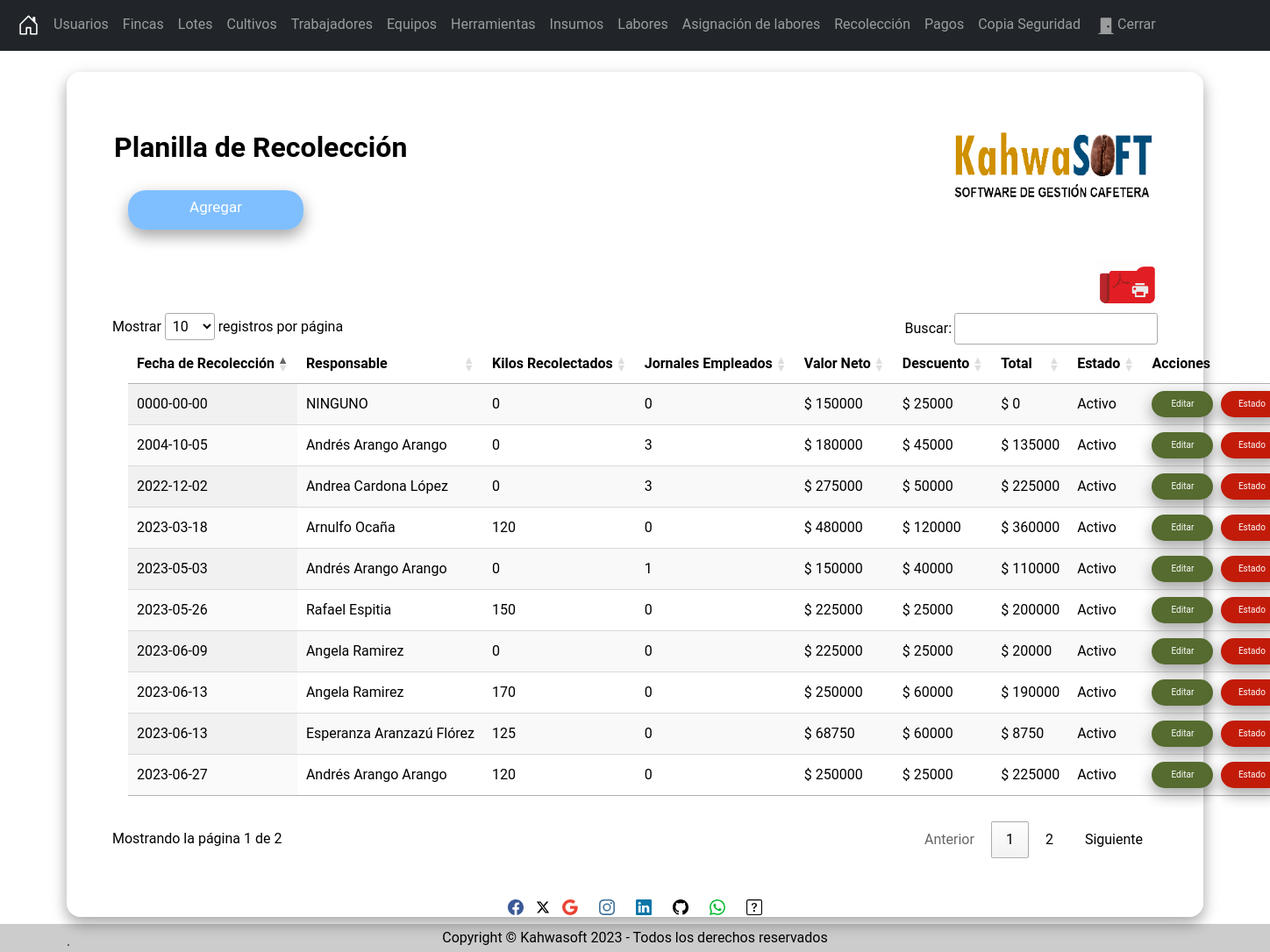
/secciones/PlantillaDeRecoleccion/index.php (signed in), run on the app's committed database.
### tables this page shows
CREATE TABLE `planilladerecoleccion` (
  `Id` int(11) NOT NULL,
  `FechaDeRecoleccion` date NOT NULL,
  `Responsable` int(11) NOT NULL,
  `KilosRecolectados` int(11) NOT NULL,
  `JornalesRecoleccion` int(11) NOT NULL,
  `ValorNeto` int(11) NOT NULL,
  `Descuentos` int(11) NOT NULL,
  `Total` int(11) NOT NULL,
  `Estado` tinyint(1) NOT NULL
);

### secciones/PlantillaDeRecoleccion/index.php (the view, shortened to what this page needs)
<?php
include("../../bd.php");
$sentecia = $conexion->prepare("SELECT *, (SELECT Nombre FROM trabajadores where trabajadores.Id = planilladerecoleccion.Responsable) as empleado
    FROM planilladerecoleccion");
$sentecia->execute();
$recoleccion = $sentecia->fetchall(PDO::FETCH_ASSOC);
?>
<?php include("../../templates/header.php"); ?>
<br />
<div class="card">
    <div class="content">
        <div class="title">
            <h2 id="Titulo"><strong>Planilla de Recolección</strong><img src="../../Img/Logo.png" width="230" height="80" align="right"></h2>
        </div>
        <div class="card-body">
            <a name="" id="btncrear" class="btn" title="Agregar" href="crear.php" role="button">Agregar</a>
            <div class="table-responsive-sm">
                <table id="tabla_id" class="display nowrap" style="width:100%">
                    <thead>
                        <tr>
                            <th scope="col">Fecha de Recolección</th>
                            <th scope="col">Responsable</th>
                            <th scope="col">Kilos Recolectados</th>
                            <th scope="col">Jornales Empleados</th>
                            <th scope="col">Valor Neto</th>
                            <th scope="col">Descuento</th>
                            <th scope="col">Total</th>
                            <th scope="col">Estado</th>
                            <th scope="col">Acciones</th>
                        </tr>
                    </thead>
                    <div> <a href="../../secciones/PlantillaDeRecoleccion/reportePDF.php"><img src="../../Img/ImpresoraPDF.png" width="70" height="60" align="right" title="Exportar a PDF" href=""></a>
                    </div>
                    <tbody>
                        <?php foreach ($recoleccion as $recolector) { ?>
                            <tr class="">
                                <td scope="row"><?php echo $recolector['FechaDeRecoleccion']; ?></td>
                                <td scope="row"><?php echo $recolector['empleado']; ?></td>
                                <td scope="row"><?php echo $recolector['KilosRecolectados']; ?></td>
                                <td scope="row"><?php echo $recolector['JornalesRecoleccion']; ?></td>
                                <td scope="row">$ <?php echo $recolector['ValorNeto']; ?></td>
                                <td scope="row">$ <?php echo $recolector['Descuentos']; ?></td>
                                <td scope="row">$ <?php echo $recolector['Total']; ?></td>
                                <?php if ($recolector['Estado'] == 1) { ?>
                                    <td>Activo</td>
                                <?php } ?>
                                <td><a id="editar" class="btn" title="Editar" href="editar.php?txtID=<?php echo $recolector['Id']; ?>" role="button">Editar</a>
                                    <a id="borrar" class="btn" title="Estado" href="javascript:borrar(<?php echo $recolector['Id']; ?>);" role="button">Estado</a>
                                </td>
                            </tr>
                        <?php } ?>
                    </tbody>
                </table>
            </div>
        </div>
    </div>
</div>
<?php include("../../templates/footer.php"); ?>.
<?php include("../../templates/socfooter.php"); ?>

### Css/Styles.css (style rules this page uses)
body { margin-bottom: 60px; margin: 0; padding: 0; background-image: url(../Img/Fondo.png); background-repeat: no-repeat; background-attachment: fixed; background-size: 100% 100%; font-family: "Roboto", "sans-serif"; height: 100vh; }
.card { width: 100%; max-width: 400%; color: #000000; padding: 50px 35px; border: 1px solid rgba(255, 255, 255, 0.7); background: rgba(255, 255, 255, 0.7); border-radius: 16px; box-shadow: 0 8px 16px 0 rgba(0, 0, 0, 0.2), 0 6px 20px 0 rgba(0, 0, 0, 0.19); }
#btncrear { margin-top: 30px; background: rgba(0, 128, 255, 0.5); border-radius: 20px; box-shadow: 5px 5px #b2babb; color: white; width: 200px; height: 45px; font-size: 17px; margin-top: 5px; margin-right: 5px; margin-bottom: 35px; margin-left: 18px; box-shadow: 0 8px 16px 0 rgba(0, 0, 0, 0.2), 0 6px 20px 0 rgba(0, 0, 0, 0.19); }
#Titulo { margin-top: 16px; margin-right: 20px; margin-bottom: 9px; margin-left: 18px; font-family: "Roboto", sans-serif; }
#editar { background: rgb(85, 107, 47); border-radius: 20px; box-shadow: 0 8px 16px 0 rgba(0, 0, 0, 0.2), 0 6px 20px 0 rgba(0, 0, 0, 0.19); color: white; width: 70px; height: 30px; font-size: 10px; margin-right: 5px; }
#borrar { background: #c21b09; border-radius: 20px; box-shadow: 0 8px 16px 0 rgba(0, 0, 0, 0.2), 0 6px 20px 0 rgba(0, 0, 0, 0.19); color: white; width: 70px; height: 30px; font-size: 10px; }
#tabla_id { margin-top: 16px; margin-right: 20px; margin-bottom: 25px; margin-left: 18px; }

### data on the page
planilladerecoleccion: FechaDeRecoleccion "2004-10-05", empleado "Andrés Arango Arango", KilosRecolectados "0", JornalesRecoleccion "3", ValorNeto "180000", Descuentos "45000", Total "135000", Estado "Activo"
planilladerecoleccion: FechaDeRecoleccion "2023-03-18", empleado "Arnulfo Ocaña", KilosRecolectados "120", JornalesRecoleccion "0", ValorNeto "480000", Descuentos "120000", Total "360000", Estado "Activo"
planilladerecoleccion: FechaDeRecoleccion "2023-06-13", empleado "Angela Ramirez", KilosRecolectados "170", JornalesRecoleccion "0", ValorNeto "250000", Descuentos "60000", Total "190000", Estado "Activo"
planilladerecoleccion: FechaDeRecoleccion "2023-06-13", empleado "Esperanza Aranzazú Flórez", KilosRecolectados "125", JornalesRecoleccion "0", ValorNeto "68750", Descuentos "60000", Total "8750", Estado "Activo"
planilladerecoleccion: FechaDeRecoleccion "2023-05-03", empleado "Andrés Arango Arango", KilosRecolectados "0", JornalesRecoleccion "1", ValorNeto "150000", Descuentos "40000", Total "110000", Estado "Activo"
planilladerecoleccion: FechaDeRecoleccion "2023-05-26", empleado "Rafael Espitia", KilosRecolectados "150", JornalesRecoleccion "0", ValorNeto "225000", Descuentos "25000", Total "200000", Estado "Activo"
planilladerecoleccion: FechaDeRecoleccion "0000-00-00", empleado "NINGUNO", KilosRecolectados "0", JornalesRecoleccion "0", ValorNeto "150000", Descuentos "25000", Total "0", Estado "Activo"
planilladerecoleccion: FechaDeRecoleccion "2023-06-09", empleado "Angela Ramirez", KilosRecolectados "0", JornalesRecoleccion "0", ValorNeto "225000", Descuentos "25000", Total "20000", Estado "Activo"
planilladerecoleccion: FechaDeRecoleccion "2023-06-27", empleado "Andrés Arango Arango", KilosRecolectados "120", JornalesRecoleccion "0", ValorNeto "250000", Descuentos "25000", Total "225000", Estado "Activo"
planilladerecoleccion: FechaDeRecoleccion "2022-12-02", empleado "Andrea Cardona López", KilosRecolectados "0", JornalesRecoleccion "3", ValorNeto "275000", Descuentos "50000", Total "225000", Estado "Activo"
